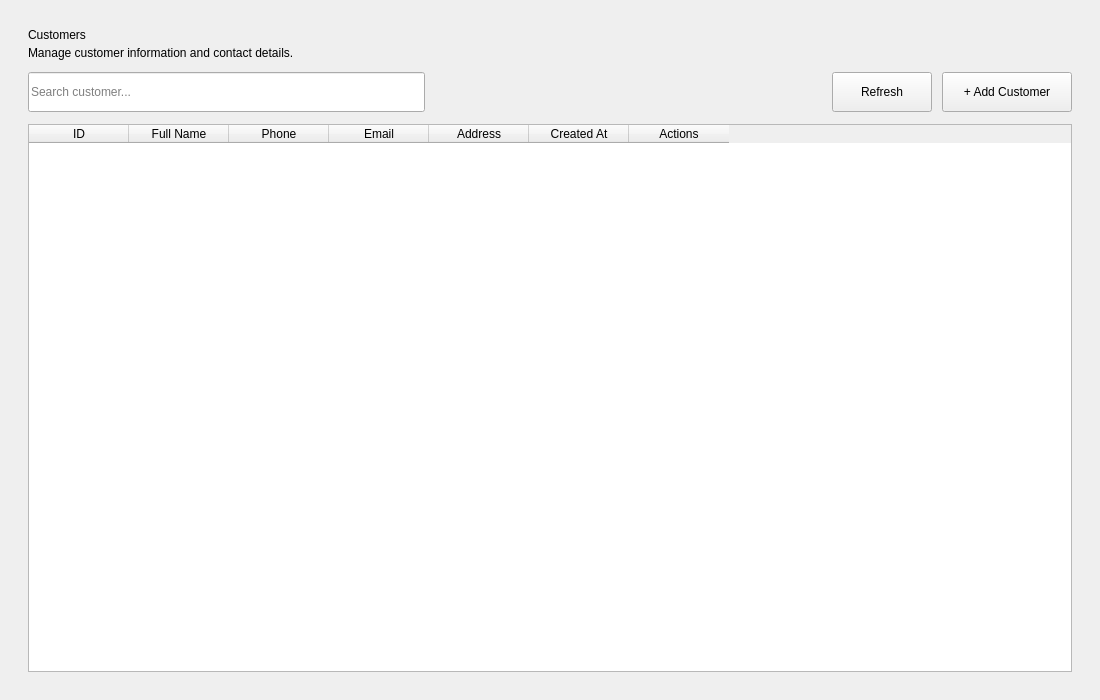
<?xml version="1.0" encoding="UTF-8"?>
<ui version="4.0">
    <class>CustomersPage</class>

    <widget class="QWidget" name="CustomersPage">

        <property name="geometry">
            <rect>
                <x>0</x>
                <y>0</y>
                <width>1100</width>
                <height>700</height>
            </rect>
        </property>

        <property name="windowTitle">
            <string>Customers</string>
        </property>

        <layout class="QVBoxLayout" name="verticalLayout">

            <property name="spacing">
                <number>12</number>
            </property>

            <property name="leftMargin">
                <number>28</number>
            </property>

            <property name="topMargin">
                <number>28</number>
            </property>

            <property name="rightMargin">
                <number>28</number>
            </property>

            <property name="bottomMargin">
                <number>28</number>
            </property>

            <!-- Header -->
            <item>
                <layout class="QVBoxLayout" name="headerLayout">

                    <property name="spacing">
                        <number>4</number>
                    </property>

                    <item>
                        <widget class="QLabel" name="lblTitle">
                            <property name="text">
                                <string>Customers</string>
                            </property>
                        </widget>
                    </item>

                    <item>
                        <widget class="QLabel" name="lblSubtitle">
                            <property name="text">
                                <string>Manage customer information and contact details.</string>
                            </property>
                        </widget>
                    </item>

                </layout>
            </item>

            <!-- Toolbar -->
            <item>
                <layout class="QHBoxLayout" name="toolbarLayout">

                    <property name="spacing">
                        <number>10</number>
                    </property>

                    <item>
                        <widget class="QLineEdit" name="txtSearch">

                            <property name="minimumSize">
                                <size>
                                    <width>300</width>
                                    <height>40</height>
                                </size>
                            </property>

                            <property name="placeholderText">
                                <string>Search customer...</string>
                            </property>

                            <property name="clearButtonEnabled">
                                <bool>true</bool>
                            </property>

                        </widget>
                    </item>

                    <item>
                        <spacer name="horizontalSpacer">

                            <property name="orientation">
                                <enum>Qt::Horizontal</enum>
                            </property>

                            <property name="sizeHint" stdset="0">
                                <size>
                                    <width>40</width>
                                    <height>20</height>
                                </size>
                            </property>

                        </spacer>
                    </item>

                    <item>
                        <widget class="QPushButton" name="btnRefresh">

                            <property name="minimumSize">
                                <size>
                                    <width>100</width>
                                    <height>40</height>
                                </size>
                            </property>

                            <property name="cursor">
                                <cursorShape>PointingHandCursor</cursorShape>
                            </property>

                            <property name="text">
                                <string>Refresh</string>
                            </property>

                        </widget>
                    </item>

                    <item>
                        <widget class="QPushButton" name="btnAdd">

                            <property name="minimumSize">
                                <size>
                                    <width>130</width>
                                    <height>40</height>
                                </size>
                            </property>

                            <property name="cursor">
                                <cursorShape>PointingHandCursor</cursorShape>
                            </property>

                            <property name="text">
                                <string>+ Add Customer</string>
                            </property>

                        </widget>
                    </item>

                </layout>
            </item>

            <!-- Customers Table -->
            <item>
                <widget class="QTableWidget" name="tblCustomers">

                    <property name="minimumSize">
                        <size>
                            <width>0</width>
                            <height>450</height>
                        </size>
                    </property>

                    <property name="alternatingRowColors">
                        <bool>true</bool>
                    </property>

                    <property name="selectionMode">
                        <enum>QAbstractItemView::SingleSelection</enum>
                    </property>

                    <property name="selectionBehavior">
                        <enum>QAbstractItemView::SelectRows</enum>
                    </property>

                    <property name="showGrid">
                        <bool>false</bool>
                    </property>

                    <property name="sortingEnabled">
                        <bool>false</bool>
                    </property>

                    <property name="editTriggers">
                        <set>QAbstractItemView::NoEditTriggers</set>
                    </property>

                    <property name="columnCount">
                        <number>7</number>
                    </property>

                    <property name="rowCount">
                        <number>0</number>
                    </property>

                    <!-- ID -->
                    <column>
                        <property name="text">
                            <string>ID</string>
                        </property>
                        <property name="width">
                            <number>60</number>
                        </property>
                    </column>

                    <!-- Full Name -->
                    <column>
                        <property name="text">
                            <string>Full Name</string>
                        </property>
                        <property name="width">
                            <number>180</number>
                        </property>
                    </column>

                    <!-- Phone -->
                    <column>
                        <property name="text">
                            <string>Phone</string>
                        </property>
                        <property name="width">
                            <number>130</number>
                        </property>
                    </column>

                    <!-- Email -->
                    <column>
                        <property name="text">
                            <string>Email</string>
                        </property>
                        <property name="width">
                            <number>210</number>
                        </property>
                    </column>

                    <!-- Address -->
                    <column>
                        <property name="text">
                            <string>Address</string>
                        </property>
                        <property name="width">
                            <number>230</number>
                        </property>
                    </column>

                    <!-- Created At -->
                    <column>
                        <property name="text">
                            <string>Created At</string>
                        </property>
                        <property name="width">
                            <number>150</number>
                        </property>
                    </column>

                    <!-- Actions -->
                    <column>
                        <property name="text">
                            <string>Actions</string>
                        </property>
                        <property name="width">
                            <number>150</number>
                        </property>
                    </column>

                </widget>
            </item>

        </layout>

    </widget>

    <resources/>
    <connections/>

</ui>
